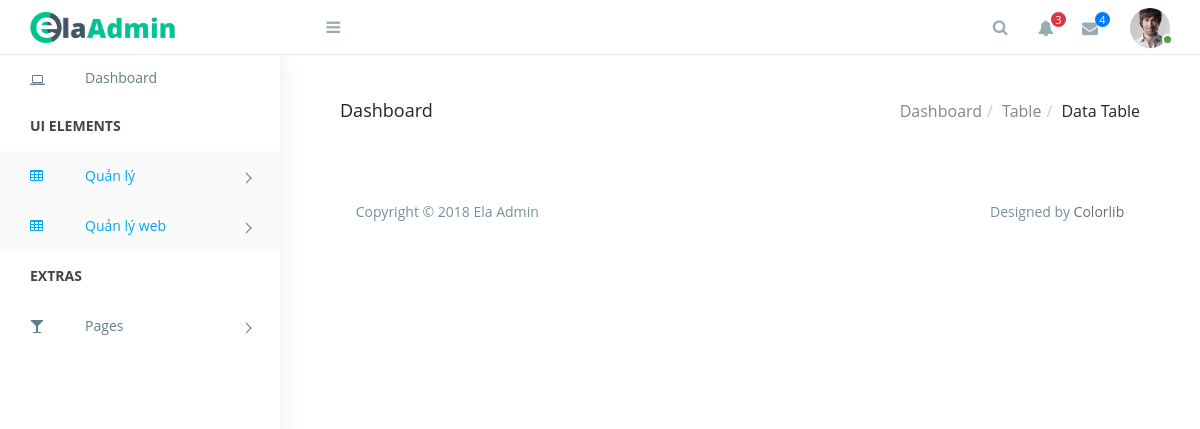
The page /dashboard/customer1.php on the database as committed earlier.
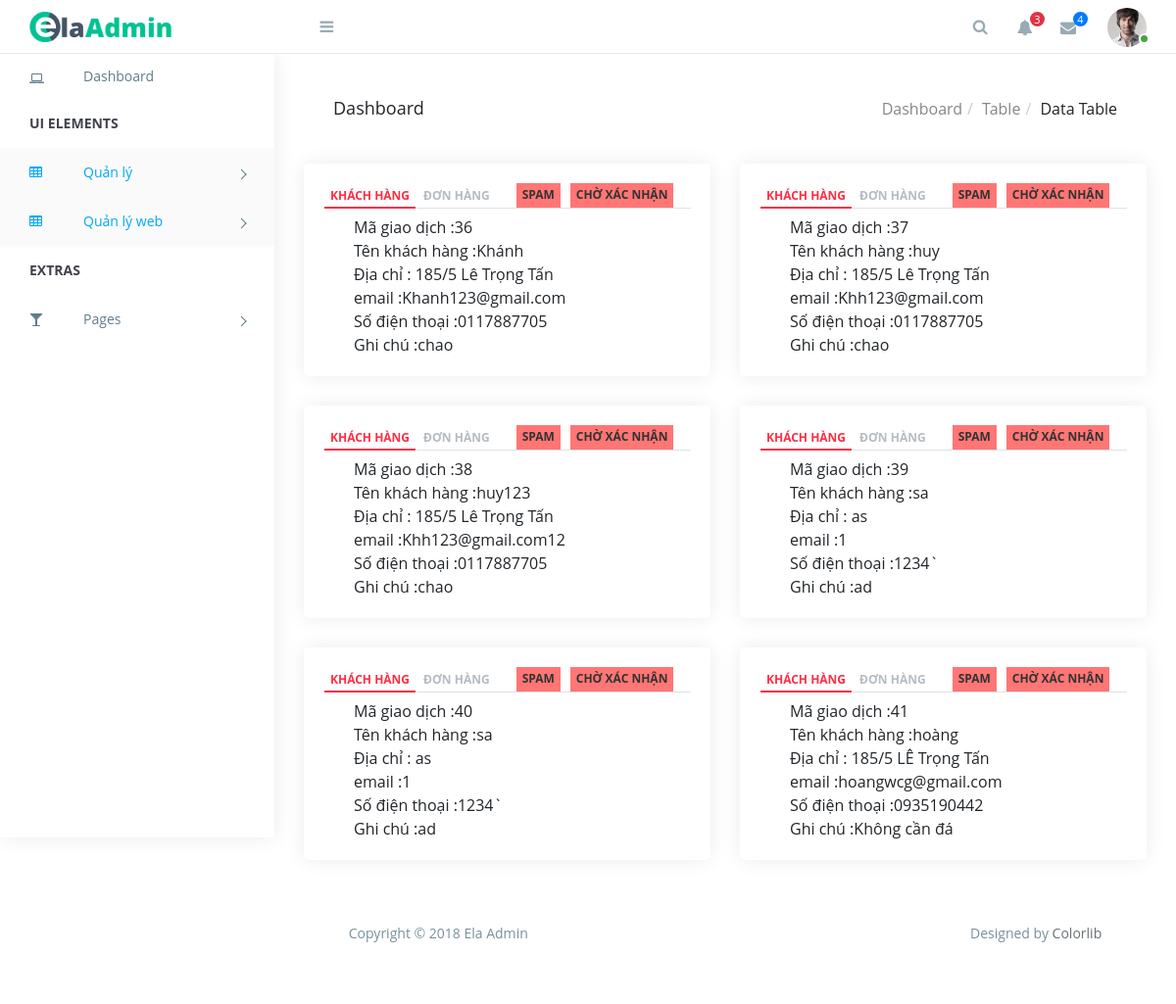
The same page on the database as committed later.
### tables this page shows
CREATE TABLE `transaction` (
  `transactionID` int(9) NOT NULL,
  `customerName` varchar(255) NOT NULL,
  `customerEmail` varchar(255) NOT NULL,
  `customerphone` int(13) NOT NULL,
  `customerAddress` varchar(255) NOT NULL,
  `amount` int(15) NOT NULL,
  `note` varchar(255) NOT NULL,
  `message` varchar(255) NOT NULL,
  `created` date NOT NULL,
  `transactioninfo` text NOT NULL,
  `status` varchar(255) NOT NULL
);

### config.php (called while the page is built, shortened)
<?php
class Connect{
	public $conn;
	function __construct($db){
			$this->username="root";
			$this->password="";
			$this->servername="localhost";
			$this->db=$db;
			$this->conn = mysqli_connect($this->servername,$this->username, $this->password,$this->db);
			mysqli_set_charset($this->conn,"utf8");
		}
	public function select($sql){
			$result = $this->conn->query($sql);
			if ($result->num_rows > 0) {
			   while($row = $result->fetch_assoc()){
					     $return[] = $row;
					}
					return $return;
				} else {
				    return 0;
				}
		}
}
 ?>

### dashboard/unaccepted.php (the view, shortened to what this page needs)
 <?php
include("../config.php");
$con = new Connect('cafepage');
        $sql = "SELECT `transactionID`, `customerName`, `customerEmail`, `customerphone`, `customerAddress`, `amount`, `note`, `message`, `created`, `transactioninfo`,`status` FROM `transaction` WHERE status ='chờ xác nhận' ";
            $row = $con->select($sql);
            $output ="";
             if($row!=0){
                for($i = 0;$i<sizeof($row);$i++){
                    $arr = $row[$i]['transactioninfo'];
                    $arr = json_decode($arr, true);
                        $output .= ' <div class="col-md-6" id="card'.$row[$i]['transactionID'].'">
                            <div class="card">
                                <div class="card-body">
                                    <div class="custom-tab">
                                        <nav>
                                            <div class="nav nav-tabs" id="nav-tab" role="tablist">
                                                <a class="nav-item nav-link active" id="custom-nav-home-tab" data-toggle="tab" href="#custom-nav-profile'.$row[$i]['transactionID'].'" role="tab" aria-controls="custom-nav-home" aria-selected="true">Khách hàng</a>
                                                <a class="nav-item nav-link" id="custom-nav-profile-tab" data-toggle="tab" href="#custom-nav-product'.$row[$i]['transactionID'].'" role="tab" aria-controls="custom-nav-profile" aria-selected="false">Đơn hàng</a>
                                                <a href="javascript:void(0)" onclick="spamr('.$row[$i]['transactionID'].');" style="margin-left:20px; background-color:#ff7675; color: #333;">Spam</a>
                                                <a href="javascript:void(0)" onclick="transport('.$row[$i]['transactionID'].');" style="margin-left:10px; background-color:#ff7675; color: #333;">'.$row[$i]['status'].'</a>
                                            </div>
                                        </nav>
                                        <div class="tab-content pl-3 pt-2" id="nav-tabContent">
                                            <div class="tab-pane fade show active" id="custom-nav-profile'.$row[$i]['transactionID'].'" role="tabpanel" aria-labelledby="custom-nav-home-tab">
                                                 <div class="col-md-12 text-left">Mã giao dịch :'.$row[$i]['transactionID'].'</div>
                                                <div class="col-md-12 text-left">Tên khách hàng :'.$arr[0]['name'].'</div>
                                                <div class="col-md-12 text-left">Địa chỉ : '.$arr[0]['address'].'</div>
                                                <div class="col-md-12 text-left">email :'.$arr[0]['email'].'</div>
                                                <div class="col-md-12 text-left">Số điện thoại :'.$arr[0]['phone'].'</div>
                                                <div class="col-md-12 text-left">Ghi chú :'.$arr[0]['message'].'</div>
                                            </div>
                                           <div class="tab-pane fade" id="custom-nav-product'.$row[$i]['transactionID'].'" role="tabpanel" aria-labelledby="custom-nav-profile-tab">
                                             <table class="table table-border">
                                        ';
                     for($j=1;$j<count($arr);$j++){
                        $output .= '            <tbody>
                                                       <tr>
                                                           <td>'.$arr[$j]['productname'].'</td>
                                                           <td>'.$arr[$j]['productquantity'].'</td>
                                                           <td>'.$arr[$j]['productsize'].'</td>
                                                       </tr>
                                                   </tbody>';
                    }
                    $output .= '</table>
                                            </div>
                                        </div>
                                    </div>
                                </div>
                            </div>
                        </div>';
                }
                  echo $output;
            }
            ?>

### dashboard/customer1.php (shortened to what this page needs)
<!doctype html>
<head>
    <link rel="stylesheet" href="https://cdn.jsdelivr.net/npm/normalize.css@8.0.0/normalize.min.css">
    <link rel="stylesheet" href="https://cdn.jsdelivr.net/npm/bootstrap@4.1.3/dist/css/bootstrap.min.css">
    <link rel="stylesheet" href="https://cdn.jsdelivr.net/npm/font-awesome@4.7.0/css/font-awesome.min.css">
    <link rel="stylesheet" href="https://cdn.jsdelivr.net/gh/lykmapipo/themify-icons@0.1.2/css/themify-icons.css">
    <link rel="stylesheet" href="https://cdn.jsdelivr.net/npm/pixeden-stroke-7-icon@1.2.3/pe-icon-7-stroke/dist/pe-icon-7-stroke.min.css">
    <link rel="stylesheet" href="https://cdnjs.cloudflare.com/ajax/libs/flag-icon-css/3.2.0/css/flag-icon.min.css">
    <link rel="stylesheet" href="assets/css/style.css">
</head>
<body  >
     <aside id="left-panel" class="left-panel">
        <nav class="navbar navbar-expand-sm navbar-default">
            <div id="main-menu" class="main-menu collapse navbar-collapse">
                <ul class="nav navbar-nav">
                    <li>
                        <a href="index.html"><i class="menu-icon fa fa-laptop"></i>Dashboard </a>
                    </li>
                    <li class="menu-title">UI elements</li>
                    <li class="menu-item-has-children active dropdown">
                        <a href="#" class="dropdown-toggle" data-toggle="dropdown" aria-haspopup="true" aria-expanded="false"> <i class="menu-icon fa fa-table"></i>Quản lý </a>
                    </li>
                    <li class="menu-item-has-children active dropdown">
                        <a href="#" class="dropdown-toggle" data-toggle="dropdown" aria-haspopup="true" aria-expanded="false"> <i class="menu-icon fa fa-table"></i>Quản lý web</a>
                    </li>
                    <li class="menu-title">Extras</li>
                    <li class="menu-item-has-children dropdown">
                        <a href="#" class="dropdown-toggle" data-toggle="dropdown" aria-haspopup="true" aria-expanded="false"> <i class="menu-icon fa fa-glass"></i>Pages</a>
                    </li>
                </ul>
            </div>
        </nav>
    </aside>
    <div id="right-panel" class="right-panel">
        <header id="header" class="header">
            <div class="top-left">
                <div class="navbar-header">
                    <a class="navbar-brand" href="./"><img src="../images/logo.png" alt="Logo"></a>
                    <a id="menuToggle" class="menutoggle"><i class="fa fa-bars"></i></a>
                </div>
            </div>
            <div class="top-right">
                <div class="header-menu">
                    <div class="header-left">
                        <button class="search-trigger"><i class="fa fa-search"></i></button>
                        <div class="dropdown for-notification">
                            <button class="btn btn-secondary dropdown-toggle" type="button" id="notification" data-toggle="dropdown" aria-haspopup="true" aria-expanded="false">
                                <i class="fa fa-bell"></i>
                                <span class="count bg-danger">3</span>
                            </button>
                        </div>
                        <div class="dropdown for-message">
                            <button class="btn btn-secondary dropdown-toggle" type="button" id="message" data-toggle="dropdown" aria-haspopup="true" aria-expanded="false">
                                <i class="fa fa-envelope"></i>
                                <span class="count bg-primary">4</span>
                            </button>
                        </div>
                    </div>
                    <div class="user-area dropdown float-right">
                        <a href="#" class="dropdown-toggle active" data-toggle="dropdown" aria-haspopup="true" aria-expanded="false">
                            <img class="user-avatar rounded-circle" src="../images/admin.jpg" alt="User Avatar">
                        </a>
                    </div>
                </div>
            </div>
        </header>
        <div class="breadcrumbs">
            <div class="breadcrumbs-inner">
                <div class="row m-0">
                    <div class="col-sm-4">
                        <div class="page-header float-left">
                            <div class="page-title">
                                <h1>Dashboard</h1>
                            </div>
                        </div>
                    </div>
                    <div class="col-sm-8">
                        <div class="page-header float-right">
                            <div class="page-title">
                                <ol class="breadcrumb text-right">
                                    <li><a href="#">Dashboard</a></li>
                                    <li><a href="#">Table</a></li>
                                    <li class="active">Data table</li>
                                </ol>
                            </div>
                        </div>
                    </div>
                </div>
            </div>
        </div>
        <div class="content">
            <div class="animated fadeIn">
                <div class="row" id="autoload">
                    <?php include_once('unaccepted.php'); ?>
            </div>
        </div>
        <footer class="site-footer">
            <div class="footer-inner bg-white">
                <div class="row">
                    <div class="col-sm-6">
                        Copyright &copy; 2018 Ela Admin
                    </div>
                    <div class="col-sm-6 text-right">
                        Designed by <a href="https://colorlib.com">Colorlib</a>
                    </div>
                </div>
            </div>
        </footer>
    </div>
</body>
</html>

Rows that differ between the two databases and show on the page:
added transaction: status "CHỜ XÁC NHẬN", transactionID "36", customerName "Khánh", customerAddress "185/5 Lê Trọng Tấn", customerEmail "Khanh123@gmail.com", transactioninfo "0117887705", message "chao"
added transaction: status "CHỜ XÁC NHẬN", transactionID "37", customerName "huy", customerAddress "185/5 Lê Trọng Tấn", customerEmail "Khh123@gmail.com", transactioninfo "0117887705", message "chao"
added transaction: status "CHỜ XÁC NHẬN", transactionID "38", customerName "huy123", customerAddress "185/5 Lê Trọng Tấn", customerEmail "Khh123@gmail.com12", transactioninfo "0117887705", message "chao"
added transaction: status "CHỜ XÁC NHẬN", transactionID "39", transactioninfo "sa", transactioninfo "as", transactioninfo "1", transactioninfo "1234`", transactioninfo "ad"
added transaction: status "CHỜ XÁC NHẬN", transactionID "40", transactioninfo "sa", transactioninfo "as", transactioninfo "1", transactioninfo "1234`", transactioninfo "ad"
added transaction: status "CHỜ XÁC NHẬN", transactionID "41", customerName "hoàng", customerAddress "185/5 LÊ Trọng Tấn", customerEmail "hoangwcg@gmail.com", transactioninfo "0935190442", message "Không cần đá"
